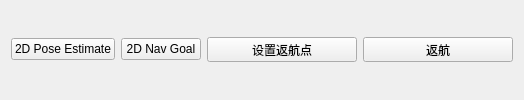
            <widget class="QWidget" name="tab_3">
             <attribute name="title">
              <string>rviz</string>
             </attribute>
             <layout class="QVBoxLayout" name="verticalLayout_16">
              <item>
               <layout class="QVBoxLayout" name="verticalLayout_15">
                <item>
                 <layout class="QHBoxLayout" name="horizontalLayout_11">
                  <item>
                   <widget class="QPushButton" name="Set_Start_btn">
                    <property name="maximumSize">
                     <size>
                      <width>150</width>
                      <height>16777215</height>
                     </size>
                    </property>
                    <property name="text">
                     <string>2D Pose Estimate</string>
                    </property>
                    <property name="icon">
                     <iconset resource="../resources/images.qrc">
                      <normaloff>:/images/Navigate.png</normaloff>:/images/Navigate.png</iconset>
                    </property>
                   </widget>
                  </item>
                  <item>
                   <widget class="QPushButton" name="set_goal_btn">
                    <property name="maximumSize">
                     <size>
                      <width>150</width>
                      <height>16777215</height>
                     </size>
                    </property>
                    <property name="text">
                     <string>2D Nav Goal</string>
                    </property>
                    <property name="icon">
                     <iconset resource="../resources/images.qrc">
                      <normaloff>:/images/Navigate.png</normaloff>:/images/Navigate.png</iconset>
                    </property>
                   </widget>
                  </item>
                  <item>
                   <widget class="QPushButton" name="set_return_pos">
                    <property name="minimumSize">
                     <size>
                      <width>150</width>
                      <height>25</height>
                     </size>
                    </property>
                    <property name="maximumSize">
                     <size>
                      <width>150</width>
                      <height>25</height>
                     </size>
                    </property>
                    <property name="text">
                     <string>设置返航点</string>
                    </property>
                    <property name="icon">
                     <iconset resource="../../demo04_ros_qt/resources/images.qrc">
                      <normaloff>:/images/set_return.png</normaloff>:/images/set_return.png</iconset>
                    </property>
                   </widget>
                  </item>
                  <item>
                   <widget class="QPushButton" name="return_btn">
                    <property name="minimumSize">
                     <size>
                      <width>150</width>
                      <height>25</height>
                     </size>
                    </property>
                    <property name="maximumSize">
                     <size>
                      <width>150</width>
                      <height>25</height>
                     </size>
                    </property>
                    <property name="text">
                     <string>返航</string>
                    </property>
                    <property name="icon">
                     <iconset resource="../resources/images.qrc">
                      <normaloff>:/images/setting.png</normaloff>:/images/setting.png</iconset>
                    </property>
                   </widget>
                  </item>
                 </layout>
                </item>
                <item>
                 <layout class="QVBoxLayout" name="Layout_rviz"/>
                </item>
               </layout>
              </item>
             </layout>
            </widget>
